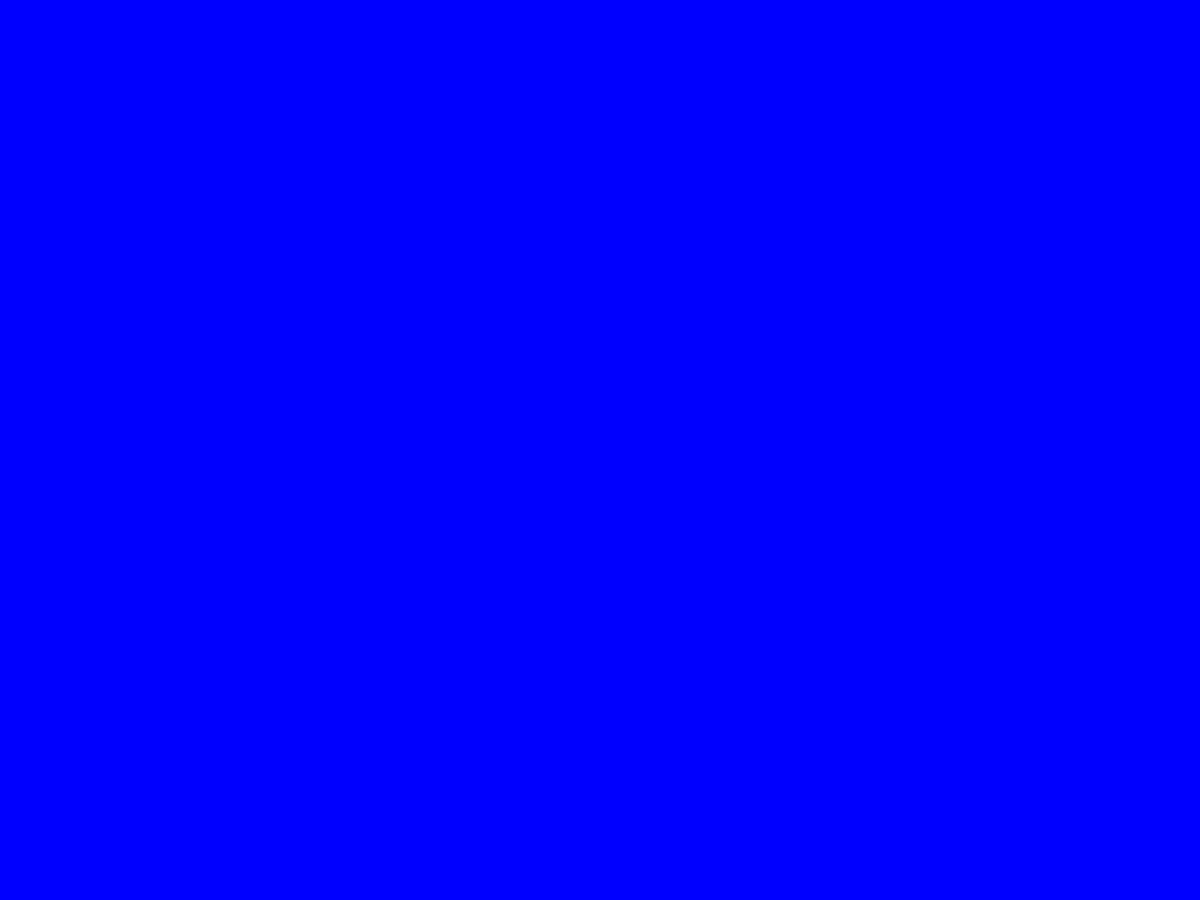
Frame 1 (no input)
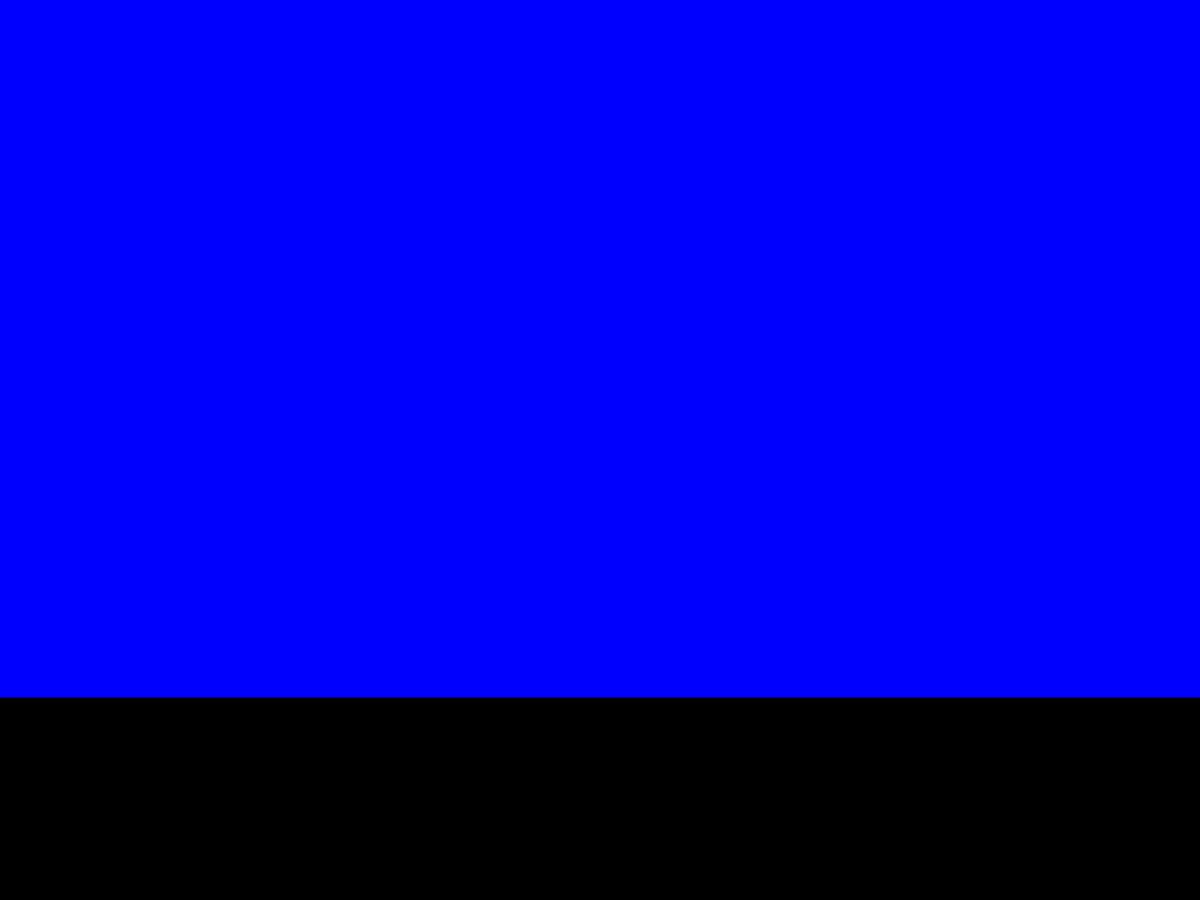
Frame 60 (the mouse pressed at the canvas centre just before this capture)
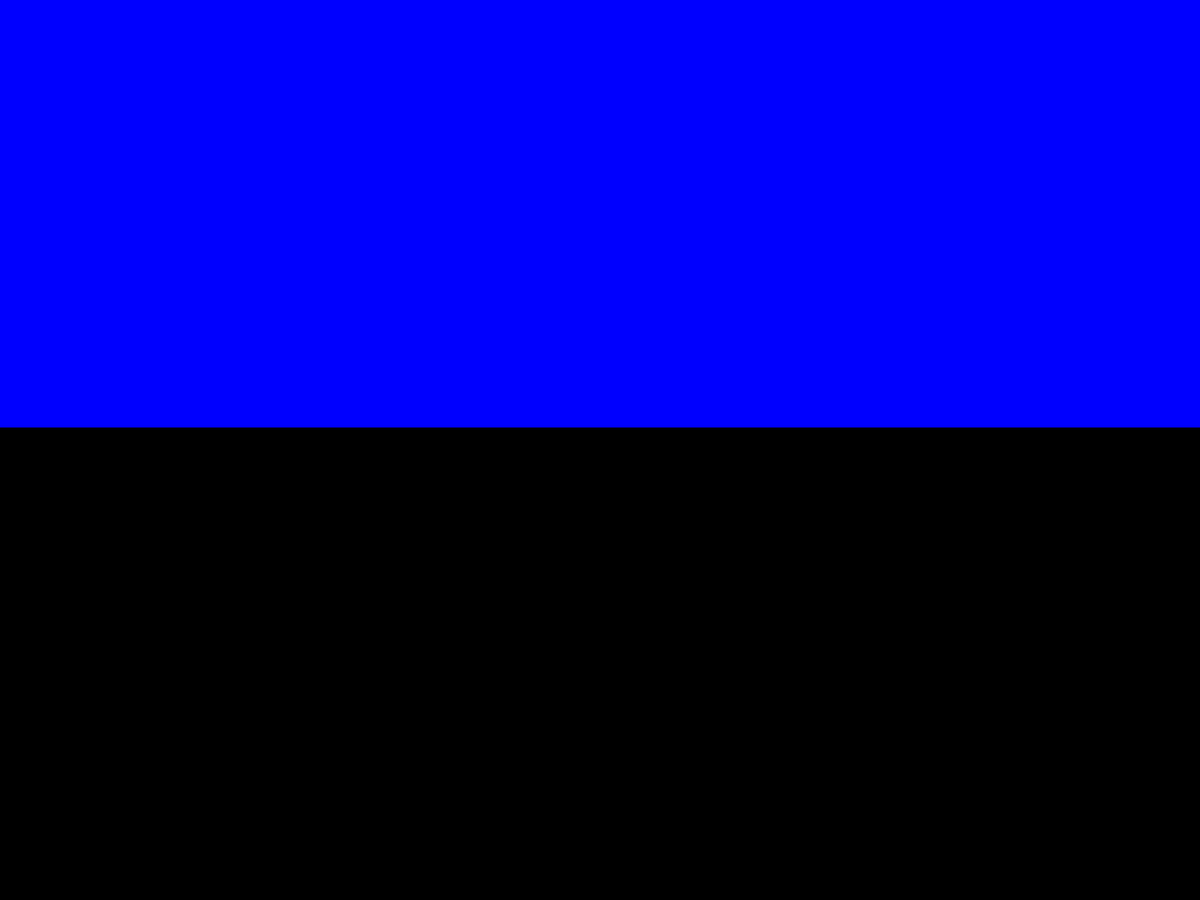
Frame 120 (the mouse held since frame 60 and released just before this capture)

The Processing sketch that drew these frames (run headless with seeded random() and noise(); from frame 60 on, the mouse is pressed at the canvas centre):

// Processing sketch: porting_10_print
// ── porting_10_print.pde
// -
// FLU 0.1 by Riccardo Frignani [virus, a, b]
// 2018 © Riccardo Frignani, Daniele @Fupete and the course DSII2018 @UniRSM 
// github.com/fupete — github.com/dsii-2018-unirsm
// Educational purposes, MIT License, 2018, San Marino
// —
//
// Help:
// [key] action
// [key] action
// [mouse] action
//
// —



int w=90;
int h=90;
int index=0;


void setup() {

  fullScreen();
  background(0, 0, 255);
  strokeWeight(3);
  stroke(224);
  smooth();
}


void draw() {

  int x1 = w*index;
  int x2 = x1+w;
  int y1 = h*23;
  int y2 = h*24;

  if (random(2)<1) {
    line(x2, y1, x1, y2);
  } else {
    line(x1, y1, x2, y2);
  }

  index++;
  if (index==width/w) {
    PImage p= get(0, h, width, h*23);
    background(0, 0, 255);
    set(0, 0, p);
    index=0;
  }
}
